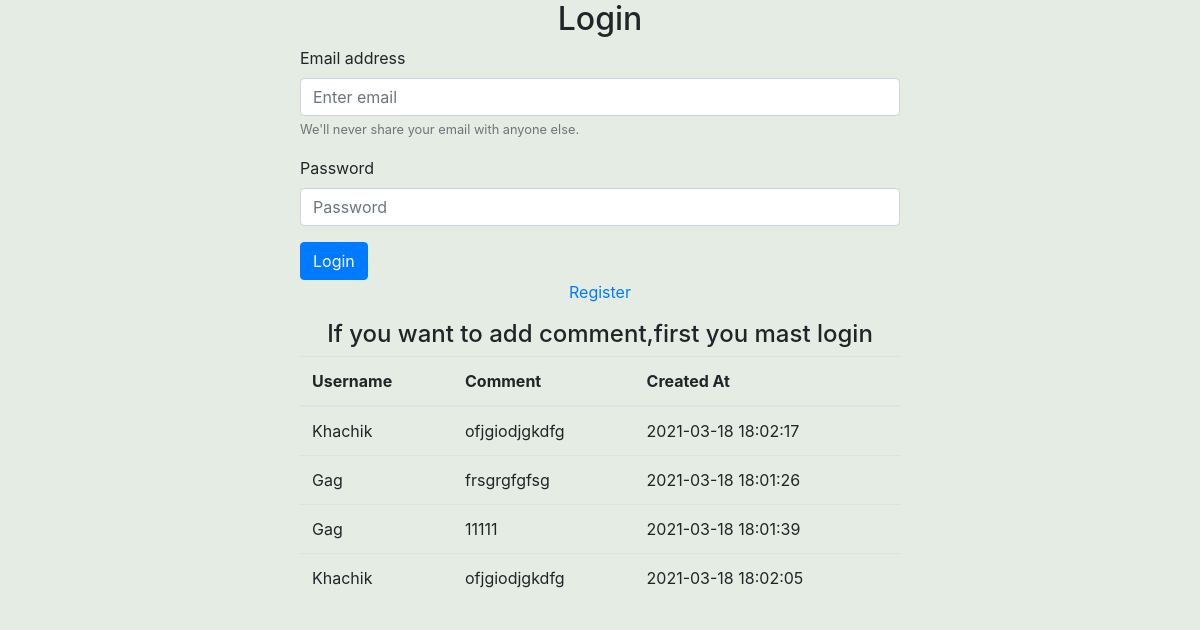
The app's page /register.php?action=login, older data.
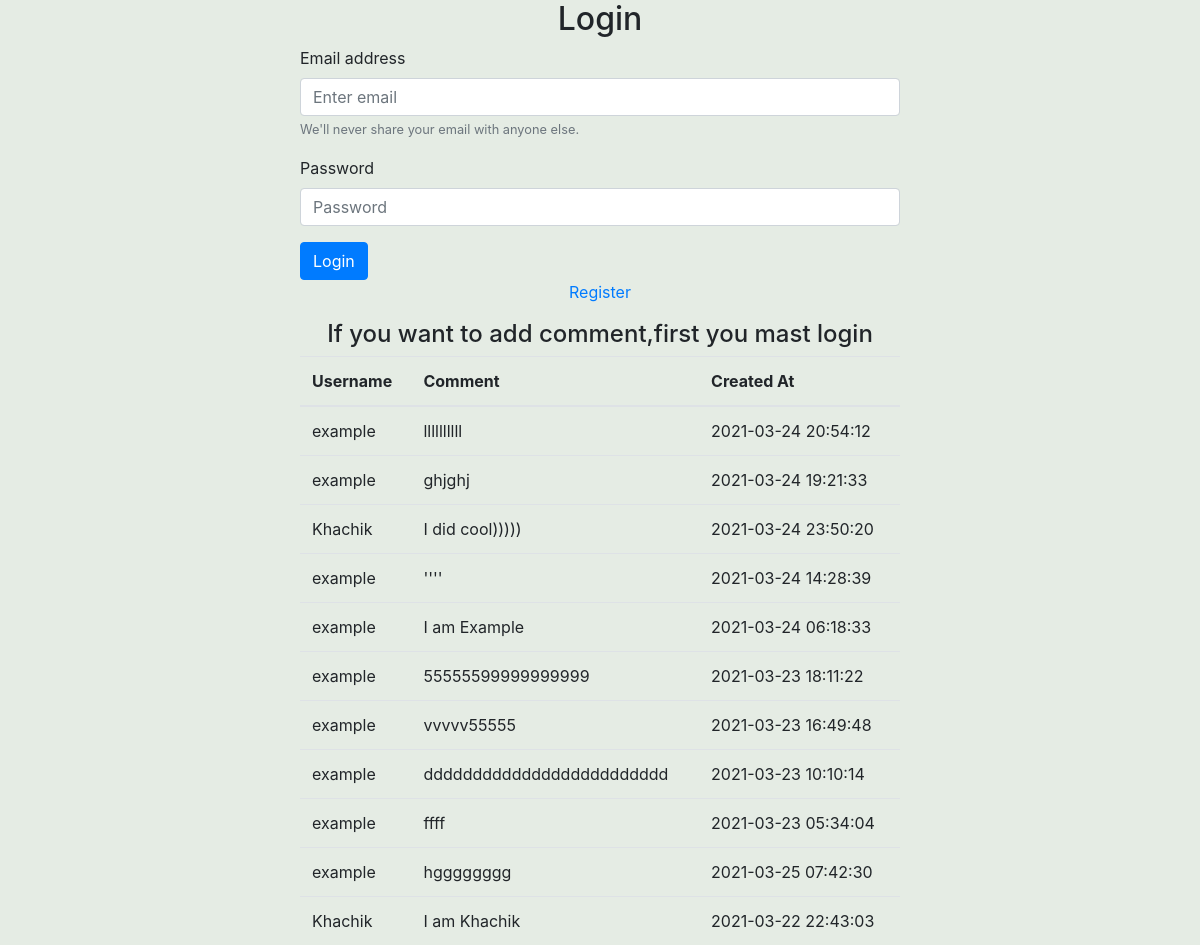
The same page, newer data.
### tables this page shows
CREATE TABLE IF NOT EXISTS `comments` (
  `id` int NOT NULL AUTO_INCREMENT,
  `user_id` int NOT NULL,
  `comment` text NOT NULL,
  `created_at` timestamp NOT NULL DEFAULT CURRENT_TIMESTAMP,
  PRIMARY KEY (`id`)
);

CREATE TABLE IF NOT EXISTS `users` (
  `id` int NOT NULL AUTO_INCREMENT,
  `name` varchar(30) NOT NULL,
  `email` varchar(100) NOT NULL,
  `pass` varchar(32) NOT NULL,
  PRIMARY KEY (`id`)
);

### connection_config.php (called while the page is built, shortened)
<?php
require "open_connection.php";
$query = "SELECT users.name,comments.comment,comments.created_at ,comments.user_id,comments.id FROM users INNER JOIN comments ON users.id = comments.user_id ";
$comments = mysqli_query($connection, $query);

### register.php (the view, shortened to what this page needs)
<?php
include "func_flash.php";
?>
<!doctype html>
<html lang="en">
<head>
    <link rel="stylesheet" href="https://maxcdn.bootstrapcdn.com/bootstrap/4.0.0/css/bootstrap.min.css"
>
</head>
<body style="background-color:#e5ece4">
<?php
if (isset($_GET["action"]) == "login") {
    ?>
    <h2 style="text-align:center">Login</h2>
    <form style="width: 50%; transform: translateX(50%)" method="post" action="register_config.php">
        <div class="form-group">
            <label for="exampleInputEmail1">Email address</label>
            <input type="email" class="form-control" id="exampleInputEmail1" aria-describedby="emailHelp"
                   placeholder="Enter email" name="user_email">
            <small id="emailHelp" class="form-text text-muted">We'll never share your email with anyone else.</small>
        </div>
        <div class="form-group">
            <label for="exampleInputPassword1">Password</label>
            <input type="password" class="form-control" id="exampleInputPassword1" placeholder="Password"
                   name="user_password">
        </div>
        <input type="submit" class="btn btn-primary" value="Login" name="login">
        <p style="text-align:center"><a href="register.php">Register</a></p>
    </form>
    <?php
}
?>
<h4 style="text-align:center">If you want to add comment,first you mast login </h4>
<table class="table" style="width: 50%;margin: auto">
    <thead>
    <tr>
        <th scope="col">Username</th>
        <th scope="col">Comment</th>
        <th scope="col">Created At</th>
    </tr>
    </thead>
    <tbody>
    <?php
    include "connection_config.php";
    while ($row = mysqli_fetch_assoc($comments)) {
    ?>
    <tr>
        <td><?= $row['name'] ?></td>
        <td><?= $row['comment'] ?></td>
        <td><?= $row['created_at'] ?></td>
    </tr>
      <?php } ?>
    </tbody>
</table>
</body>
</html>

Row changes from the older to the newer data that the page shows:
removed comments: user.name "Khachik", comment "ofjgiodjgkdfg", created_at "2021-03-18 18:02:17"
removed comments: user.name "Gag", comment "frsgrgfgfsg", created_at "2021-03-18 18:01:26"
removed comments: user.name "Gag", comment "11111", created_at "2021-03-18 18:01:39"
removed comments: user.name "Khachik", comment "ofjgiodjgkdfg", created_at "2021-03-18 18:02:05"
added comments: user.name "example", comment "llllllllll", created_at "2021-03-24 20:54:12"
added comments: user.name "example", comment "ghjghj", created_at "2021-03-24 19:21:33"
added comments: user.name "Khachik", comment "I did cool)))))", created_at "2021-03-24 23:50:20"
added comments: user.name "example", comment "''''", created_at "2021-03-24 14:28:39"
added comments: user.name "example", comment "I am Example", created_at "2021-03-24 06:18:33"
added comments: user.name "example", comment "55555599999999999", created_at "2021-03-23 18:11:22"
added comments: user.name "example", comment "vvvvv55555", created_at "2021-03-23 16:49:48"
added comments: user.name "example", comment "ddddddddddddddddddddddddd", created_at "2021-03-23 10:10:14"
added comments: user.name "example", comment "ffff", created_at "2021-03-23 05:34:04"
added comments: user.name "example", comment "hgggggggg", created_at "2021-03-25 07:42:30"
added comments: user.name "Khachik", comment "I am Khachik", created_at "2021-03-22 22:43:03"
